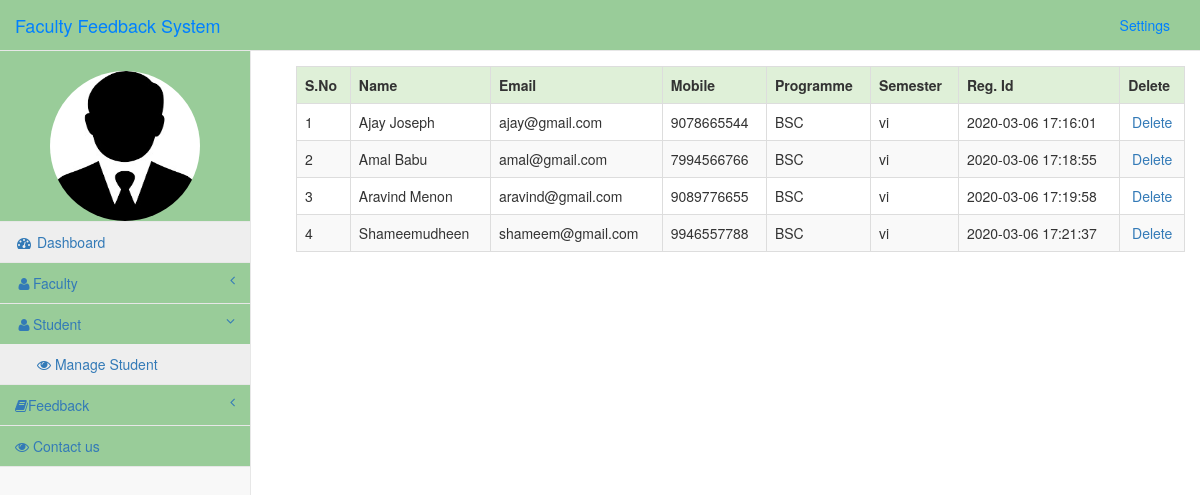
The app's page /admin/dashboard.php?info=display_student (signed in) with its own data.
### tables this page shows
CREATE TABLE `student` (
  `st_id` int(11) NOT NULL,
  `name` char(40) NOT NULL,
  `email` varchar(40) NOT NULL,
  `password` varchar(40) NOT NULL,
  `mobile` bigint(10) NOT NULL,
  `programme` varchar(20) NOT NULL,
  `semester` varchar(10) NOT NULL,
  `gender` varchar(20) NOT NULL,
  `hobbies` varchar(40) NOT NULL,
  `image` varchar(50) NOT NULL,
  `dob` date NOT NULL,
  `regid` varchar(20) NOT NULL
);

### admin/display_student.php (the view, shortened to what this page needs)
<?php
	echo "<table class='table table-responsive table-bordered table-striped table-hover' style=margin:15px;>";
	echo "<tr class='success'>";
	echo "<th>S.No</th>";
	echo "<th>Name</th>";
	echo "<th>Email</th>";
	echo "<th>Mobile</th>";
	echo "<th>Programme</th>";
	echo "<th>Semester</th>";
	echo "<th>Reg. Id</th>";
	echo "<th>Delete</th>";
	echo "</tr>";
	$i=1;
	$que=mysqli_query($conn,"select * from student");
	while($row=mysqli_fetch_array($que))
	{
		echo "<tr>";
		echo "<td>".$i."</td>";
		echo "<td>".$row['name']."</td>";
		echo "<td>".$row['email']."</td>";
		echo "<td>".$row['mobile']."</td>";
		echo "<td>".$row['programme']."</td>";
		echo "<td>".$row['semester']."</td>";
		echo "<td>".$row['regid']."</td>";
		echo "<td class='text-center'><a href='#' onclick='deletes($row[st_id])'>Delete</a></td>";
		echo "</tr>";
		$i++;
	}
?>

### css/sb-admin-2.css (style rules this page uses)
body { background-color: #f8f8f8; }

### records on screen
student: name "Ajay Joseph", email "ajay@gmail.com", mobile "9078665544", programme "BSC", semester "vi", regid "2020-03-06 17:16:01"
student: name "Amal Babu", email "amal@gmail.com", mobile "7994566766", programme "BSC", semester "vi", regid "2020-03-06 17:18:55"
student: name "Aravind Menon", email "aravind@gmail.com", mobile "9089776655", programme "BSC", semester "vi", regid "2020-03-06 17:19:58"
student: name "Shameemudheen", email "shameem@gmail.com", mobile "9946557788", programme "BSC", semester "vi", regid "2020-03-06 17:21:37"
